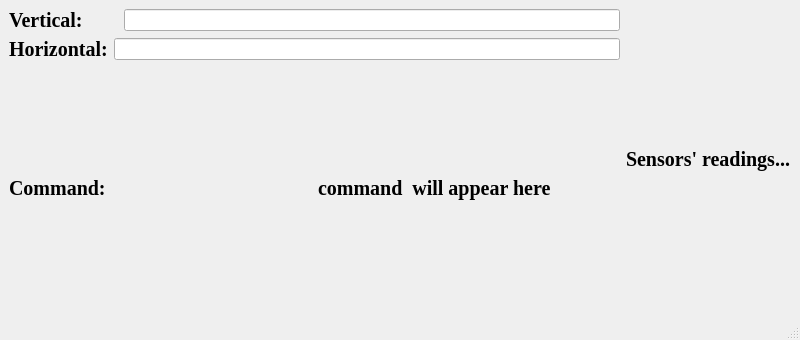
<?xml version="1.0" encoding="UTF-8"?>
<ui version="4.0">
 <class>Arduino</class>
 <widget class="QMainWindow" name="Arduino">
  <property name="geometry">
   <rect>
    <x>0</x>
    <y>0</y>
    <width>800</width>
    <height>340</height>
   </rect>
  </property>
  <property name="windowTitle">
   <string>Arduino</string>
  </property>
  <widget class="QWidget" name="centralwidget">
   <layout class="QHBoxLayout" name="horizontalLayout_5">
    <item>
     <layout class="QHBoxLayout" name="horizontalLayout_4">
      <item>
       <layout class="QVBoxLayout" name="verticalLayout">
        <item>
         <layout class="QHBoxLayout" name="horizontalLayout">
          <item>
           <widget class="QLabel" name="label">
            <property name="font">
             <font>
              <family>Georgia</family>
              <pointsize>15</pointsize>
              <weight>75</weight>
              <bold>true</bold>
             </font>
            </property>
            <property name="text">
             <string>Vertical:       </string>
            </property>
           </widget>
          </item>
          <item>
           <widget class="QLineEdit" name="lineEdit1"/>
          </item>
         </layout>
        </item>
        <item>
         <layout class="QHBoxLayout" name="horizontalLayout_2">
          <item>
           <widget class="QLabel" name="label_2">
            <property name="font">
             <font>
              <family>Georgia</family>
              <pointsize>15</pointsize>
              <weight>75</weight>
              <bold>true</bold>
             </font>
            </property>
            <property name="text">
             <string>Horizontal:</string>
            </property>
           </widget>
          </item>
          <item>
           <widget class="QLineEdit" name="lineEdit2"/>
          </item>
         </layout>
        </item>
        <item>
         <layout class="QHBoxLayout" name="horizontalLayout_3">
          <item>
           <widget class="QLabel" name="label_3">
            <property name="font">
             <font>
              <family>Georgia</family>
              <pointsize>15</pointsize>
              <weight>75</weight>
              <bold>true</bold>
             </font>
            </property>
            <property name="text">
             <string>Command: </string>
            </property>
           </widget>
          </item>
          <item>
           <widget class="QLabel" name="label_5">
            <property name="font">
             <font>
              <family>Georgia</family>
              <pointsize>15</pointsize>
              <weight>75</weight>
              <bold>true</bold>
             </font>
            </property>
            <property name="text">
             <string>command  will appear here</string>
            </property>
           </widget>
          </item>
         </layout>
        </item>
       </layout>
      </item>
      <item>
       <widget class="QLabel" name="label_4">
        <property name="font">
         <font>
          <family>Georgia</family>
          <pointsize>15</pointsize>
          <weight>75</weight>
          <bold>true</bold>
         </font>
        </property>
        <property name="text">
         <string>Sensors' readings...</string>
        </property>
       </widget>
      </item>
     </layout>
    </item>
   </layout>
  </widget>
  <widget class="QMenuBar" name="menubar">
   <property name="geometry">
    <rect>
     <x>0</x>
     <y>0</y>
     <width>800</width>
     <height>26</height>
    </rect>
   </property>
  </widget>
  <widget class="QStatusBar" name="statusbar"/>
 </widget>
 <resources/>
 <connections/>
</ui>
